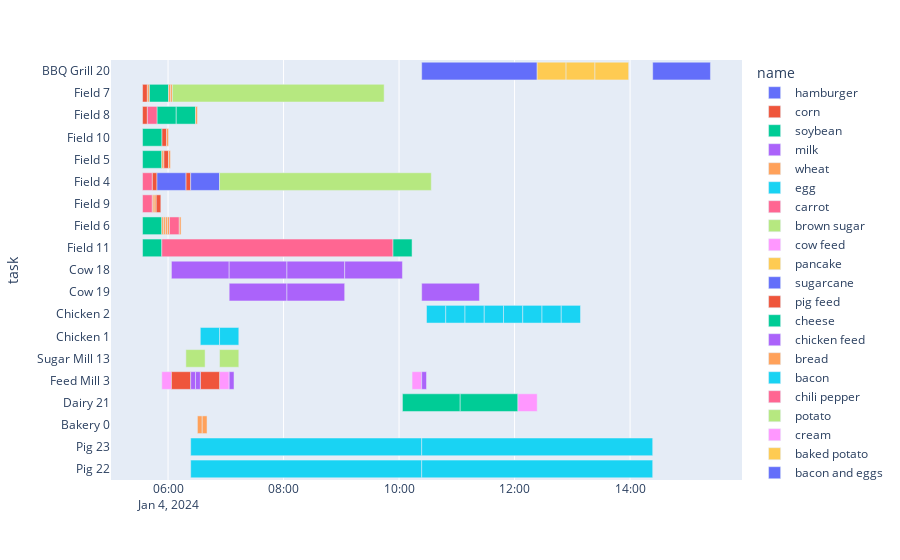

This figure's notebook cell:
### Code cell
print("Max time: ",max(df['end_time']))
fig = px.timeline(df, x_start="start", x_end="end", y="task", color="name",hover_name='name', 
                    hover_data={'id':True,'duration':True,'start':False,'end':False,'task':False,'name':False,'source':False,'machine_id':False,'dependencies':True})
fig.update_yaxes(autorange="reversed")
fig.show()
#36300

### Figure 1 — Plotly figure (JSON) as saved in the notebook; plotly's stock layout.template omitted (floating-point values rounded to 4 significant figures)
{"data": [{"alignmentgroup": "True", "base": ["2024-01-04T10:23:30.747676"], "customdata": [[15, 7200, "hamburger", "BBQ Grill", 20, [1, 2, 3, 4, 5, 6, 7, 8, 9, 10, 11, 12, 13, 14]]], "hovertemplate": "<b>%{hovertext}</b><br><br>id=%{customdata[0]}<br>duration=%{customdata[1]}<br>dependencies=%{customdata[5]}<extra></extra>", "hovertext": ["hamburger"], "legendgroup": "hamburger", "marker": {"color": "#636efa", "pattern": {"shape": ""}}, "name": "hamburger", "offsetgroup": "hamburger", "orientation": "h", "showlegend": true, "textposition": "auto", "type": "bar", "x": [7200000.0], "xaxis": "x", "y": ["BBQ Grill 20"], "yaxis": "y"}, {"alignmentgroup": "True", "base": ["2024-01-04T05:33:30.747676", "2024-01-04T05:33:30.747676", "2024-01-04T05:53:30.747676", "2024-01-04T05:55:30.747676", "2024-01-04T05:43:30.747676", "2024-01-04T06:18:30.747676", "2024-01-04T05:47:30.747676"], "customdata": [[52, 300, "corn", "Field", 7, []], [43, 300, "corn", "Field", 8, []], [63, 300, "corn", "Field", 10, []], [22, 300, "corn", "Field", 5, []], [35, 300, "corn", "Field", 4, []], [73, 300, "corn", "Field", 4, []], [23, 300, "corn", "Field", 9, []]], "hovertemplate": "<b>%{hovertext}</b><br><br>id=%{customdata[0]}<br>duration=%{customdata[1]}<br>dependencies=%{customdata[5]}<extra></extra>", "hovertext": ["corn", "corn", "corn", "corn", "corn", "corn", "corn"], "legendgroup": "corn", "marker": {"color": "#EF553B", "pattern": {"shape": ""}}, "name": "corn", "offsetgroup": "corn", "orientation": "h", "showlegend": true, "textposition": "auto", "type": "bar", "x": [300000.0, 300000.0, 300000.0, 300000.0, 300000.0, 300000.0, 300000.0], "xaxis": "x", "y": ["Field 7", "Field 8", "Field 10", "Field 5", "Field 4", "Field 4", "Field 9"], "yaxis": "y"}, {"alignmentgroup": "True", "base": ["2024-01-04T05:33:30.747676", "2024-01-04T05:33:30.747676", "2024-01-04T05:33:30.747676", "2024-01-04T05:33:30.747676", "2024-01-04T05:48:30.747676", "2024-01-04T06:08:30.747676", "2024-01-04T05:40:30.747676", "2024-01-04T09:53:30.747676"], "customdata": [[45, 1200, "soybean", "Field", 10, []], [44, 1200, "soybean", "Field", 6, []], [53, 1200, "soybean", "Field", 5, []], [3, 1200, "soybean", "Field", 11, []], [18, 1200, "soybean", "Field", 8, []], [37, 1200, "soybean", "Field", 8, []], [36, 1200, "soybean", "Field", 7, []], [54, 1200, "soybean", "Field", 11, []]], "hovertemplate": "<b>%{hovertext}</b><br><br>id=%{customdata[0]}<br>duration=%{customdata[1]}<br>dependencies=%{customdata[5]}<extra></extra>", "hovertext": ["soybean", "soybean", "soybean", "soybean", "soybean", "soybean", "soybean", "soybean"], "legendgroup": "soybean", "marker": {"color": "#00cc96", "pattern": {"shape": ""}}, "name": "soybean", "offsetgroup": "soybean", "orientation": "h", "showlegend": true, "textposition": "auto", "type": "bar", "x": [1200000.0, 1200000.0, 1200000.0, 1200000.0, 1200000.0, 1200000.0, 1200000.0, 1200000.0], "xaxis": "x", "y": ["Field 10", "Field 6", "Field 5", "Field 11", "Field 8", "Field 8", "Field 7", "Field 11"], "yaxis": "y"}, {"alignmentgroup": "True", "base": ["2024-01-04T06:03:30.747676", "2024-01-04T07:03:30.747676", "2024-01-04T07:03:30.747676", "2024-01-04T08:03:30.747676", "2024-01-04T09:03:30.747676", "2024-01-04T08:03:30.747676", "2024-01-04T10:23:30.747676"], "customdata": [[47, 3600, "milk", "Cow", 18, [43, 44, 45, 46]], [40, 3600, "milk", "Cow", 19, [35, 36, 37, 38]], [49, 3600, "milk", "Cow", 18, [43, 44, 45, 46]], [48, 3600, "milk", "Cow", 18, [43, 44, 45, 46]], [41, 3600, "milk", "Cow", 18, [35, 36, 37, 38]], [39, 3600, "milk", "Cow", 19, [35, 36, 37, 38]], [56, 3600, "milk", "Cow", 19, [52, 53, 54, 55]]], "hovertemplate": "<b>%{hovertext}</b><br><br>id=%{customdata[0]}<br>duration=%{customdata[1]}<br>dependencies=%{customdata[5]}<extra></extra>", "hovertext": ["milk", "milk", "milk", "milk", "milk", "milk", "milk"], "legendgroup": "milk", "marker": {"color": "#ab63fa", "pattern": {"shape": ""}}, "name": "milk", "offsetgroup": "milk", "orientation": "h", "showlegend": true, "textposition": "auto", "type": "bar", "x": [3600000.0, 3600000.0, 3600000.0, 3600000.0, 3600000.0, 3600000.0, 3600000.0], "xaxis": "x", "y": ["Cow 18", "Cow 19", "Cow 18", "Cow 18", "Cow 18", "Cow 19", "Cow 19"], "yaxis": "y"}, {"alignmentgroup": "True", "base": ["2024-01-04T05:53:30.747676", "2024-01-04T05:38:30.747676", "2024-01-04T05:53:30.747676", "2024-01-04T05:55:30.747676", "2024-01-04T05:57:30.747676", "2024-01-04T05:59:30.747676", "2024-01-04T06:28:30.747676", "2024-01-04T05:43:30.747676", "2024-01-04T05:58:30.747676", "2024-01-04T06:00:30.747676", "2024-01-04T05:45:30.747676", "2024-01-04T06:00:30.747676", "2024-01-04T06:02:30.747676", "2024-01-04T06:11:30.747676"], "customdata": [[25, 120, "wheat", "Field", 5, []], [64, 120, "wheat", "Field", 7, []], [9, 120, "wheat", "Field", 6, []], [26, 120, "wheat", "Field", 6, []], [75, 120, "wheat", "Field", 6, []], [27, 120, "wheat", "Field", 6, []], [7, 120, "wheat", "Field", 8, []], [11, 120, "wheat", "Field", 9, []], [8, 120, "wheat", "Field", 10, []], [65, 120, "wheat", "Field", 5, []], [74, 120, "wheat", "Field", 9, []], [10, 120, "wheat", "Field", 7, []], [24, 120, "wheat", "Field", 7, []], [12, 120, "wheat", "Field", 6, []]], "hovertemplate": "<b>%{hovertext}</b><br><br>id=%{customdata[0]}<br>duration=%{customdata[1]}<br>dependencies=%{customdata[5]}<extra></extra>", "hovertext": ["wheat", "wheat", "wheat", "wheat", "wheat", "wheat", "wheat", "wheat", "wheat", "wheat", "wheat", "wheat", "wheat", "wheat"], "legendgroup": "wheat", "marker": {"color": "#FFA15A", "pattern": {"shape": ""}}, "name": "wheat", "offsetgroup": "wheat", "orientation": "h", "showlegend": true, "textposition": "auto", "type": "bar", "x": [120000.0, 120000.0, 120000.0, 120000.0, 120000.0, 120000.0, 120000.0, 120000.0, 120000.0, 120000.0, 120000.0, 120000.0, 120000.0, 120000.0], "xaxis": "x", "y": ["Field 5", "Field 7", "Field 6", "Field 6", "Field 6", "Field 6", "Field 8", "Field 9", "Field 10", "Field 5", "Field 9", "Field 7", "Field 7", "Field 6"], "yaxis": "y"}, {"alignmentgroup": "True", "base": ["2024-01-04T10:28:30.747676", "2024-01-04T06:33:30.747676", "2024-01-04T10:48:30.747676", "2024-01-04T11:08:30.747676", "2024-01-04T11:28:30.747676", "2024-01-04T11:48:30.747676", "2024-01-04T12:08:30.747676", "2024-01-04T12:28:30.747676", "2024-01-04T06:53:30.747676", "2024-01-04T12:48:30.747676"], "customdata": [[33, 1200, "egg", "Chicken", 2, [22, 23, 24, 25, 26, 27, 28, 29]], [67, 1200, "egg", "Chicken", 1, [63, 64, 65, 66]], [31, 1200, "egg", "Chicken", 2, [22, 23, 24, 25, 26, 27, 28, 29]], [78, 1200, "egg", "Chicken", 2, [73, 74, 75, 76]], [68, 1200, "egg", "Chicken", 2, [63, 64, 65, 66]], [69, 1200, "egg", "Chicken", 2, [63, 64, 65, 66]], [79, 1200, "egg", "Chicken", 2, [73, 74, 75, 76]], [32, 1200, "egg", "Chicken", 2, [22, 23, 24, 25, 26, 27, 28, 29]], [77, 1200, "egg", "Chicken", 1, [73, 74, 75, 76]], [30, 1200, "egg", "Chicken", 2, [22, 23, 24, 25, 26, 27, 28, 29]]], "hovertemplate": "<b>%{hovertext}</b><br><br>id=%{customdata[0]}<br>duration=%{customdata[1]}<br>dependencies=%{customdata[5]}<extra></extra>", "hovertext": ["egg", "egg", "egg", "egg", "egg", "egg", "egg", "egg", "egg", "egg"], "legendgroup": "egg", "marker": {"color": "#19d3f3", "pattern": {"shape": ""}}, "name": "egg", "offsetgroup": "egg", "orientation": "h", "showlegend": true, "textposition": "auto", "type": "bar", "x": [1200000.0, 1200000.0, 1200000.0, 1200000.0, 1200000.0, 1200000.0, 1200000.0, 1200000.0, 1200000.0, 1200000.0], "xaxis": "x", "y": ["Chicken 2", "Chicken 1", "Chicken 2", "Chicken 2", "Chicken 2", "Chicken 2", "Chicken 2", "Chicken 2", "Chicken 1", "Chicken 2"], "yaxis": "y"}, {"alignmentgroup": "True", "base": ["2024-01-04T05:38:30.747676", "2024-01-04T05:33:30.747676", "2024-01-04T05:33:30.747676", "2024-01-04T06:01:30.747676"], "customdata": [[1, 600, "carrot", "Field", 8, []], [2, 600, "carrot", "Field", 9, []], [17, 600, "carrot", "Field", 4, []], [16, 600, "carrot", "Field", 6, []]], "hovertemplate": "<b>%{hovertext}</b><br><br>id=%{customdata[0]}<br>duration=%{customdata[1]}<br>dependencies=%{customdata[5]}<extra></extra>", "hovertext": ["carrot", "carrot", "carrot", "carrot"], "legendgroup": "carrot", "marker": {"color": "#FF6692", "pattern": {"shape": ""}}, "name": "carrot", "offsetgroup": "carrot", "orientation": "h", "showlegend": true, "textposition": "auto", "type": "bar", "x": [600000.0, 600000.0, 600000.0, 600000.0], "xaxis": "x", "y": ["Field 8", "Field 9", "Field 4", "Field 6"], "yaxis": "y"}, {"alignmentgroup": "True", "base": ["2024-01-04T06:18:30.747676", "2024-01-04T06:53:30.747676"], "customdata": [[72, 1200, "brown sugar", "Sugar Mill", 13, [71]], [62, 1200, "brown sugar", "Sugar Mill", 13, [61]]], "hovertemplate": "<b>%{hovertext}</b><br><br>id=%{customdata[0]}<br>duration=%{customdata[1]}<br>dependencies=%{customdata[5]}<extra></extra>", "hovertext": ["brown sugar", "brown sugar"], "legendgroup": "brown sugar", "marker": {"color": "#B6E880", "pattern": {"shape": ""}}, "name": "brown sugar", "offsetgroup": "brown sugar", "orientation": "h", "showlegend": true, "textposition": "auto", "type": "bar", "x": [1200000.0, 1200000.0], "xaxis": "x", "y": ["Sugar Mill 13", "Sugar Mill 13"], "yaxis": "y"}, {"alignmentgroup": "True", "base": ["2024-01-04T05:53:30.747676", "2024-01-04T06:53:30.747676", "2024-01-04T10:13:30.747676"], "customdata": [[46, 600, "cow feed", "Feed Mill", 3, [43, 44, 45]], [38, 600, "cow feed", "Feed Mill", 3, [35, 36, 37]], [55, 600, "cow feed", "Feed Mill", 3, [52, 53, 54]]], "hovertemplate": "<b>%{hovertext}</b><br><br>id=%{customdata[0]}<br>duration=%{customdata[1]}<br>dependencies=%{customdata[5]}<extra></extra>", "hovertext": ["cow feed", "cow feed", "cow feed"], "legendgroup": "cow feed", "marker": {"color": "#FF97FF", "pattern": {"shape": ""}}, "name": "cow feed", "offsetgroup": "cow feed", "orientation": "h", "showlegend": true, "textposition": "auto", "type": "bar", "x": [600000.0, 600000.0, 600000.0], "xaxis": "x", "y": ["Feed Mill 3", "Feed Mill 3", "Feed Mill 3"], "yaxis": "y"}, {"alignmentgroup": "True", "base": ["2024-01-04T12:23:30.747676", "2024-01-04T12:53:30.747676"], "customdata": [[70, 1800, "pancake", "BBQ Grill", 20, [61, 62, 63, 64, 65, 66, 67, 68, 69]], [80, 1800, "pancake", "BBQ Grill", 20, [71, 72, 73, 74, 75, 76, 77, 78, 79]]], "hovertemplate": "<b>%{hovertext}</b><br><br>id=%{customdata[0]}<br>duration=%{customdata[1]}<br>dependencies=%{customdata[5]}<extra></extra>", "hovertext": ["pancake", "pancake"], "legendgroup": "pancake", "marker": {"color": "#FECB52", "pattern": {"shape": ""}}, "name": "pancake", "offsetgroup": "pancake", "orientation": "h", "showlegend": true, "textposition": "auto", "type": "bar", "x": [1800000.0, 1800000.0], "xaxis": "x", "y": ["BBQ Grill 20", "BBQ Grill 20"], "yaxis": "y"}, {"alignmentgroup": "True", "base": ["2024-01-04T05:48:30.747676", "2024-01-04T06:23:30.747676"], "customdata": [[71, 1800, "sugarcane", "Field", 4, []], [61, 1800, "sugarcane", "Field", 4, []]], "hovertemplate": "<b>%{hovertext}</b><br><br>id=%{customdata[0]}<br>duration=%{customdata[1]}<br>dependencies=%{customdata[5]}<extra></extra>", "hovertext": ["sugarcane", "sugarcane"], "legendgroup": "sugarcane", "marker": {"color": "#636efa", "pattern": {"shape": ""}}, "name": "sugarcane", "offsetgroup": "sugarcane", "orientation": "h", "showlegend": true, "textposition": "auto", "type": "bar", "x": [1800000.0, 1800000.0], "xaxis": "x", "y": ["Field 4", "Field 4"], "yaxis": "y"}, {"alignmentgroup": "True", "base": ["2024-01-04T06:03:30.747676", "2024-01-04T06:33:30.747676"], "customdata": [[4, 1200, "pig feed", "Feed Mill", 3, [1, 2, 3]], [19, 1200, "pig feed", "Feed Mill", 3, [16, 17, 18]]], "hovertemplate": "<b>%{hovertext}</b><br><br>id=%{customdata[0]}<br>duration=%{customdata[1]}<br>dependencies=%{customdata[5]}<extra></extra>", "hovertext": ["pig feed", "pig feed"], "legendgroup": "pig feed", "marker": {"color": "#EF553B", "pattern": {"shape": ""}}, "name": "pig feed", "offsetgroup": "pig feed", "orientation": "h", "showlegend": true, "textposition": "auto", "type": "bar", "x": [1200000.0, 1200000.0], "xaxis": "x", "y": ["Feed Mill 3", "Feed Mill 3"], "yaxis": "y"}, {"alignmentgroup": "True", "base": ["2024-01-04T10:03:30.747676", "2024-01-04T11:03:30.747676"], "customdata": [[42, 3600, "cheese", "Dairy", 21, [35, 36, 37, 38, 39, 40, 41]], [50, 3600, "cheese", "Dairy", 21, [43, 44, 45, 46, 47, 48, 49]]], "hovertemplate": "<b>%{hovertext}</b><br><br>id=%{customdata[0]}<br>duration=%{customdata[1]}<br>dependencies=%{customdata[5]}<extra></extra>", "hovertext": ["cheese", "cheese"], "legendgroup": "cheese", "marker": {"color": "#00cc96", "pattern": {"shape": ""}}, "name": "cheese", "offsetgroup": "cheese", "orientation": "h", "showlegend": true, "textposition": "auto", "type": "bar", "x": [3600000.0, 3600000.0], "xaxis": "x", "y": ["Dairy 21", "Dairy 21"], "yaxis": "y"}, {"alignmentgroup": "True", "base": ["2024-01-04T06:23:30.747676", "2024-01-04T06:28:30.747676", "2024-01-04T07:03:30.747676", "2024-01-04T10:23:30.747676"], "customdata": [[76, 300, "chicken feed", "Feed Mill", 3, [73, 74, 75]], [66, 300, "chicken feed", "Feed Mill", 3, [63, 64, 65]], [28, 300, "chicken feed", "Feed Mill", 3, [22, 23, 24, 25, 26, 27]], [29, 300, "chicken feed", "Feed Mill", 3, [22, 23, 24, 25, 26, 27]]], "hovertemplate": "<b>%{hovertext}</b><br><br>id=%{customdata[0]}<br>duration=%{customdata[1]}<br>dependencies=%{customdata[5]}<extra></extra>", "hovertext": ["chicken feed", "chicken feed", "chicken feed", "chicken feed"], "legendgroup": "chicken feed", "marker": {"color": "#ab63fa", "pattern": {"shape": ""}}, "name": "chicken feed", "offsetgroup": "chicken feed", "orientation": "h", "showlegend": true, "textposition": "auto", "type": "bar", "x": [300000.0, 300000.0, 300000.0, 300000.0], "xaxis": "x", "y": ["Feed Mill 3", "Feed Mill 3", "Feed Mill 3", "Feed Mill 3"], "yaxis": "y"}, {"alignmentgroup": "True", "base": ["2024-01-04T06:30:30.747676", "2024-01-04T06:35:30.747676"], "customdata": [[14, 300, "bread", "Bakery", 0, [7, 8, 9, 10, 11, 12]], [13, 300, "bread", "Bakery", 0, [7, 8, 9, 10, 11, 12]]], "hovertemplate": "<b>%{hovertext}</b><br><br>id=%{customdata[0]}<br>duration=%{customdata[1]}<br>dependencies=%{customdata[5]}<extra></extra>", "hovertext": ["bread", "bread"], "legendgroup": "bread", "marker": {"color": "#FFA15A", "pattern": {"shape": ""}}, "name": "bread", "offsetgroup": "bread", "orientation": "h", "showlegend": true, "textposition": "auto", "type": "bar", "x": [300000.0, 300000.0], "xaxis": "x", "y": ["Bakery 0", "Bakery 0"], "yaxis": "y"}, {"alignmentgroup": "True", "base": ["2024-01-04T06:23:30.747676", "2024-01-04T10:23:30.747676", "2024-01-04T06:23:30.747676", "2024-01-04T10:23:30.747676"], "customdata": [[5, 14400, "bacon", "Pig", 23, [1, 2, 3, 4]], [21, 14400, "bacon", "Pig", 23, [16, 17, 18, 19]], [6, 14400, "bacon", "Pig", 22, [1, 2, 3, 4]], [20, 14400, "bacon", "Pig", 22, [16, 17, 18, 19]]], "hovertemplate": "<b>%{hovertext}</b><br><br>id=%{customdata[0]}<br>duration=%{customdata[1]}<br>dependencies=%{customdata[5]}<extra></extra>", "hovertext": ["bacon", "bacon", "bacon", "bacon"], "legendgroup": "bacon", "marker": {"color": "#19d3f3", "pattern": {"shape": ""}}, "name": "bacon", "offsetgroup": "bacon", "orientation": "h", "showlegend": true, "textposition": "auto", "type": "bar", "x": [14400000.0, 14400000.0, 14400000.0, 14400000.0], "xaxis": "x", "y": ["Pig 23", "Pig 23", "Pig 22", "Pig 22"], "yaxis": "y"}, {"alignmentgroup": "True", "base": ["2024-01-04T05:53:30.747676"], "customdata": [[51, 14400, "chili pepper", "Field", 11, []]], "hovertemplate": "<b>%{hovertext}</b><br><br>id=%{customdata[0]}<br>duration=%{customdata[1]}<br>dependencies=%{customdata[5]}<extra></extra>", "hovertext": ["chili pepper"], "legendgroup": "chili pepper", "marker": {"color": "#FF6692", "pattern": {"shape": ""}}, "name": "chili pepper", "offsetgroup": "chili pepper", "orientation": "h", "showlegend": true, "textposition": "auto", "type": "bar", "x": [14400000.0], "xaxis": "x", "y": ["Field 11"], "yaxis": "y"}, {"alignmentgroup": "True", "base": ["2024-01-04T06:04:30.747676", "2024-01-04T06:53:30.747676"], "customdata": [[58, 13200, "potato", "Field", 7, []], [59, 13200, "potato", "Field", 4, []]], "hovertemplate": "<b>%{hovertext}</b><br><br>id=%{customdata[0]}<br>duration=%{customdata[1]}<br>dependencies=%{customdata[5]}<extra></extra>", "hovertext": ["potato", "potato"], "legendgroup": "potato", "marker": {"color": "#B6E880", "pattern": {"shape": ""}}, "name": "potato", "offsetgroup": "potato", "orientation": "h", "showlegend": true, "textposition": "auto", "type": "bar", "x": [13200000.0, 13200000.0], "xaxis": "x", "y": ["Field 7", "Field 4"], "yaxis": "y"}, {"alignmentgroup": "True", "base": ["2024-01-04T12:03:30.747676"], "customdata": [[57, 1200, "cream", "Dairy", 21, [52, 53, 54, 55, 56]]], "hovertemplate": "<b>%{hovertext}</b><br><br>id=%{customdata[0]}<br>duration=%{customdata[1]}<br>dependencies=%{customdata[5]}<extra></extra>", "hovertext": ["cream"], "legendgroup": "cream", "marker": {"color": "#FF97FF", "pattern": {"shape": ""}}, "name": "cream", "offsetgroup": "cream", "orientation": "h", "showlegend": true, "textposition": "auto", "type": "bar", "x": [1200000.0], "xaxis": "x", "y": ["Dairy 21"], "yaxis": "y"}, {"alignmentgroup": "True", "base": ["2024-01-04T13:23:30.747676"], "customdata": [[60, 2100, "baked potato", "BBQ Grill", 20, [43, 44, 45, 46, 47, 48, 49, 50, 51, 52, 53, 54, 55, 56, 57, 58, 59]]], "hovertemplate": "<b>%{hovertext}</b><br><br>id=%{customdata[0]}<br>duration=%{customdata[1]}<br>dependencies=%{customdata[5]}<extra></extra>", "hovertext": ["baked potato"], "legendgroup": "baked potato", "marker": {"color": "#FECB52", "pattern": {"shape": ""}}, "name": "baked potato", "offsetgroup": "baked potato", "orientation": "h", "showlegend": true, "textposition": "auto", "type": "bar", "x": [2100000.0], "xaxis": "x", "y": ["BBQ Grill 20"], "yaxis": "y"}, {"alignmentgroup": "True", "base": ["2024-01-04T14:23:30.747676"], "customdata": [[34, 3600, "bacon and eggs", "BBQ Grill", 20, [16, 17, 18, 19, 20, 21, 22, 23, 24, 25, 26, 27, 28, 29, 30, 31, 32, 33]]], "hovertemplate": "<b>%{hovertext}</b><br><br>id=%{customdata[0]}<br>duration=%{customdata[1]}<br>dependencies=%{customdata[5]}<extra></extra>", "hovertext": ["bacon and eggs"], "legendgroup": "bacon and eggs", "marker": {"color": "#636efa", "pattern": {"shape": ""}}, "name": "bacon and eggs", "offsetgroup": "bacon and eggs", "orientation": "h", "showlegend": true, "textposition": "auto", "type": "bar", "x": [3600000.0], "xaxis": "x", "y": ["BBQ Grill 20"], "yaxis": "y"}], "layout": {"barmode": "overlay", "legend": {"title": {"text": "name"}, "tracegroupgap": 0}, "margin": {"t": 60}, "xaxis": {"anchor": "y", "domain": [0, 1], "type": "date"}, "yaxis": {"anchor": "x", "autorange": "reversed", "domain": [0, 1], "title": {"text": "task"}}}}
